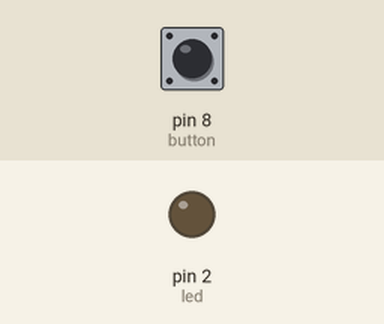
Simulated run of this sketch. Board: Arduino Uno, built with avr-gcc and run on an emulated ATmega328P. On the bench: output pins drawn as LEDs (lit = HIGH). The inputs (shaded band) are chosen by the test bench; at power-on: pin 8 (button) LOW.

Above: at 1.2 s.
1.3 s: pin 8 (button) pulled HIGH for 0.15 s
At 1.37 s:
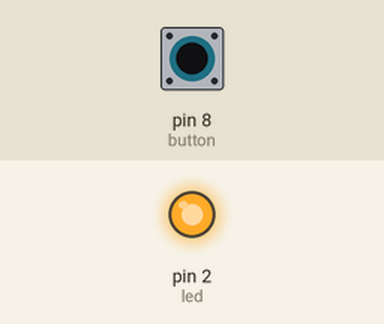
2.9 s: pin 8 (button) pulled HIGH for 3.2 s
At 7.4 s:
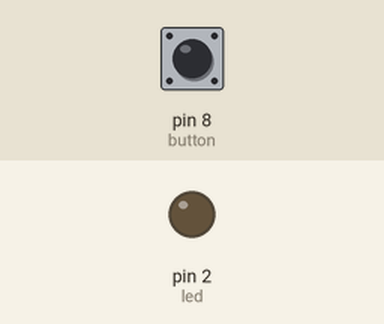
Timing chart, 0 to 8.9 s (numbered marks = the images above; inputs shaded):
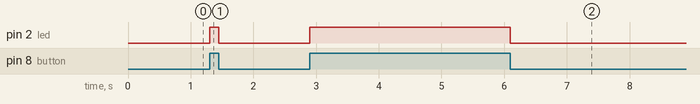

Measured:
- after the input at 1.3 s, pin 2 (led): LOW → HIGH at once, → LOW 0.15 s later
- after the input at 2.9 s, pin 2 (led): LOW → HIGH at once, → LOW 3.2 s later

The sketch:

button_control_led.ino
```cpp
#include <Arduino.h>

int button = 8;
int led = 2;
void setup() {
    pinMode(button, INPUT);  //Cài đặt chân D8 ở trạng thái đọc dữ liệu
    pinMode(led,OUTPUT); // Cài đặt chân D2 dưới dạng OUTPUT
}

void loop() {
    int buttonStatus = digitalRead(button);    //Đọc trạng thái button
    if (buttonStatus == HIGH) { // Nếu mà button bị nhấn
        digitalWrite(led,HIGH); // Đèn led sáng
    } else { // ngược lại
        digitalWrite(led,LOW);
    }
}
```
